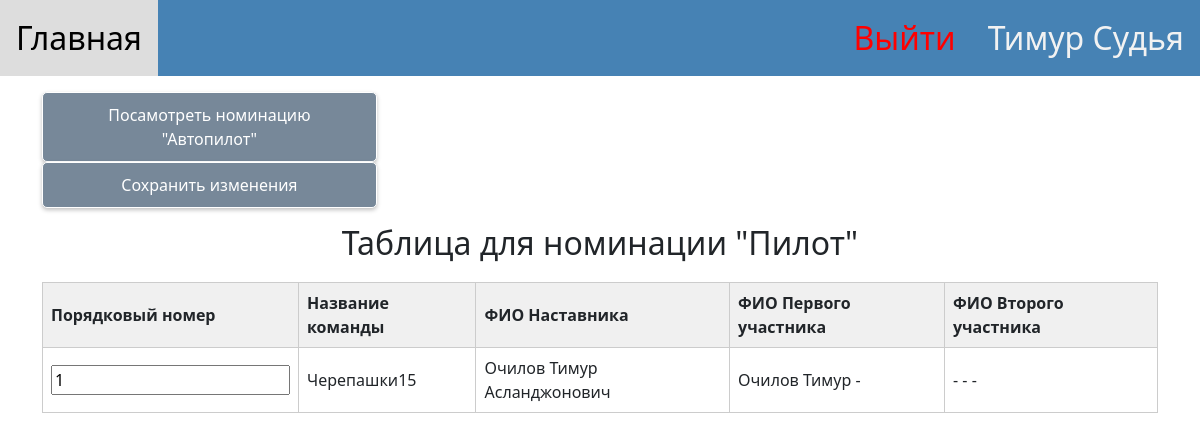
/redact_random_queue/14/pilot (signed in), run on the app's committed database.
### for_work_with_database/class_db_user.py (models this page shows, shortened)
class User(SqlAlchemyBase, UserMixin):
    __tablename__ = 'users'
    id = Column(Integer, primary_key=True, autoincrement=True)
    email = Column(String, unique=True)
    password = Column(String)
    name = Column(String)
    last_name = Column(String)
    role_id = Column(Integer, ForeignKey('roles.id'))

### for_work_with_database/class_db_team.py (models this page shows)
class TeamDB(SqlAlchemyBase):
    __tablename__ = 'teams'
    id = sqlalchemy.Column(sqlalchemy.Integer, primary_key=True, autoincrement=True)
    name_command = sqlalchemy.Column(sqlalchemy.String)
    name_of_organization = sqlalchemy.Column(sqlalchemy.String)
    first_score = sqlalchemy.Column(sqlalchemy.Text)
    second_score = sqlalchemy.Column(sqlalchemy.Text)
    nomination = sqlalchemy.Column(sqlalchemy.Integer)
    competition_id = sqlalchemy.Column(sqlalchemy.Integer)
    manager = sqlalchemy.Column(sqlalchemy.String)
    number_phone_of_manager = sqlalchemy.Column(sqlalchemy.String)
    email_of_manager = sqlalchemy.Column(sqlalchemy.String)
    name_first_member = sqlalchemy.Column(sqlalchemy.String)
    last_name_first_member = sqlalchemy.Column(sqlalchemy.String)
    middle_name_first_member = sqlalchemy.Column(sqlalchemy.String)
    date_birthday_first_member = sqlalchemy.Column(sqlalchemy.String)
    certificate_PFDO_first_member = sqlalchemy.Column(sqlalchemy.String)
    name_second_member = sqlalchemy.Column(sqlalchemy.String)
    middle_name_second_member = sqlalchemy.Column(sqlalchemy.String)
    last_name_second_member = sqlalchemy.Column(sqlalchemy.String)
    date_birthday_second_member = sqlalchemy.Column(sqlalchemy.String)
    certificate_PFDO_second_member = sqlalchemy.Column(sqlalchemy.String)
    final_top = sqlalchemy.Column(sqlalchemy.Integer)
    final_score = sqlalchemy.Column(sqlalchemy.Integer)
    random_queue = sqlalchemy.Column(sqlalchemy.Integer)
    time_of_first_race = sqlalchemy.Column(sqlalchemy.Integer)
    time_of_second_race = sqlalchemy.Column(sqlalchemy.Integer)
    list_logs_score_of_first_race = sqlalchemy.Column(sqlalchemy.Text)
    list_logs_score_of_second_race = sqlalchemy.Column(sqlalchemy.Text)

### main.py (the view, shortened to what this page needs)
@app.route("/redact_random_queue/<int:competition_id>/<string:nomination>", methods=["POST", "GET"])
@limiter.limit(REQUESTS_TIME)
def redact_random_queue(competition_id, nomination):
    if not current_user.is_authenticated:
        return redirect("/")
    if current_user.role_id == 1:
        return redirect("/")
    sess = db_session.create_session()
    print(find_nominatation_id_by_name(nomination), type(find_nominatation_id_by_name(nomination)))
    teams = sess.query(TeamDB).filter(TeamDB.competition_id == competition_id,
                                      TeamDB.nomination == find_nominatation_id_by_name(nomination)).all()
    for i in teams:
        print(i.nomination)
    if request.method == "GET":
        return render_template("redact_random_queue.html", teams=teams, is_error=False, competition_id=competition_id,
                               nomination_show=find_nominatation_name_by_id(find_nominatation_id_by_name(nomination)))

### for_work_with_database/db_session.py (called while the page is built)
def create_session() -> Session:
    global __factory
    return __factory()

### main.py (called while the page is built)
@login_manager.user_loader
def load_user(user_id):
    db_sess = db_session.create_session()
    return db_sess.query(User).get(user_id)

def find_nominatation_id_by_name(name_of_nomination):
    if name_of_nomination == "pilot":
        return 1
    return 2

def find_nominatation_name_by_id(name_of_nomination):
    if name_of_nomination == 1:
        return "Пилот"
    return "Автопилот"

### templates/redact_random_queue.html (shortened to what this page needs)
{% extends "base.html" %}
{% block content %}
<body>
<p align="center">
<div>
    {% if nomination_show == "Пилот" %}
    <a href="/redact_random_queue/{{competition_id}}/autopilot">
        <button class="green_button" type="button" style="width: 30%">Посaмотреть номинацию "Автопилот"</button></a>
    {% else %}
    <a href="/redact_random_queue/{{competition_id}}/pilot">
        <button class="green_button" type="button" style="width: 30%">Посмотреть номинацию "Пилот"</button></a>
    {% endif %}
</div>
<div>
    <button class="green_button" type="submit" form="form_for_redact_random_queue" style="width: 30%;">Сохранить изменения</button>
</div>
</p>
<h2 align="center">Таблица для номинации "{{ nomination_show }}"</h2>
<form id="form_for_redact_random_queue" method="POST">
<table>
    <thead>
    <tr>
        <th>Порядковый номер</th>
        <th>Название команды</th>
        <th>ФИО Наставника</th>
        <th>ФИО Первого участника</th>
        <th>ФИО Второго участника</th>
    </tr>
    </thead>
    <tbody>
        {% for team in teams %}
            <tr>
                {% if is_error %}
                    <td><input value="{{dict_of_last_values[str(team.id)]}}" type="text" name="{{team.id}}" id="{{team.id}}" form="form_for_redact_random_queue"></td>
                {% else %}
                    <td><input value="{{team.random_queue}}" type="text" name="{{team.id}}" id="{{team.id}}" form="form_for_redact_random_queue"></td>
                {% endif %}
                <td>{{team.name_command}}</td>
                <td>{{team.manager}}</td>
                <td>{{team.last_name_first_member}} {{team.name_first_member}} {{team.middle_name_first_member}}</td>
                <td>{{team.last_name_second_member}} {{team.name_second_member}} {{team.middle_name_second_member}}</td>
            </tr>
        {% endfor %}
    </tbody>
</table>
<head>
</head>
</html>
{% endblock %}

### templates/base.html (shortened to what this page needs)
<!DOCTYPE html>
<html lang="en">
<head>
    <link href="https://cdn.jsdelivr.net/npm/bootstrap@5.0.2/dist/css/bootstrap.min.css" rel="stylesheet"
>
    <link rel="stylesheet" href="{{ url_for('static',filename='styles/style.css') }}">
    <div class="topnav">
        <a class="active" href="/">Главная</a>
        {% if not current_user.is_authenticated%}
            <a href="/login_user" style="float: right">Войти</a>
        {% else %}
            <a href="/" style="float: right">
                {{current_user.name}} {{current_user.last_name}}
            </a>
            <a href="/logout" style="float: right"><font color="red">Выйти</font></a>
        {% endif %}
    </div>
</head>
<main role="main" class="container">
    {% block content %}{% endblock %}
</html>

### static/styles/style.css (style rules this page uses)
table { width: 100%; border-collapse: collapse; margin-top: 20px; }
th, td { border: 1px solid #ccc; padding: 8px; text-align: left; }
th { background-color: #f0f0f0; }
.topnav { background-color: #4682B4; overflow: hidden; }
.topnav a { float: left; color: #f2f2f2; text-align: center; padding: 14px 16px; text-decoration: none; font-size: 200%; }
.topnav a.active { background-color: #778899; color: white; }
a { text-decoration: none; }
button.green_button { background-color: #778899; color: white; border: none; padding: 10px 20px; border-radius: 5px; box-shadow: 0px 2px 4px rgba(0, 0, 0, 0.25); font-size: 16px; border: 1px solid white; }

### data on the page
User: name "Тимур", last_name "Судья"
TeamDB: random_queue "1", name_command "Черепашки15", manager "Очилов Тимур Асланджонович", last_name_first_member "Очилов", name_first_member "Тимур", middle_name_first_member "-", last_name_second_member "-", name_second_member "-", middle_name_second_member "-"

### other printed values
{{ nomination_show }} "Пилот"
